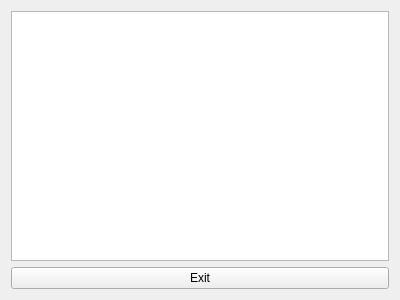
<?xml version="1.0" encoding="UTF-8"?>
<ui version="4.0">
 <class>Window</class>
 <widget class="QMainWindow" name="Window">
  <property name="geometry">
   <rect>
    <x>0</x>
    <y>0</y>
    <width>400</width>
    <height>300</height>
   </rect>
  </property>
  <property name="windowTitle">
   <string>Window</string>
  </property>
  <widget class="QWidget" name="centralWidget">
   <layout class="QGridLayout" name="gridLayout">
    <item row="0" column="0">
     <widget class="QTextBrowser" name="textBrowser">
      <property name="font">
       <font>
        <family>Monospace</family>
        <pointsize>10</pointsize>
       </font>
      </property>
     </widget>
    </item>
    <item row="1" column="0">
     <widget class="QPushButton" name="pushButton">
      <property name="text">
       <string>Exit</string>
      </property>
     </widget>
    </item>
   </layout>
  </widget>
 </widget>
 <layoutdefault spacing="6" margin="11"/>
 <resources/>
 <connections/>
</ui>
